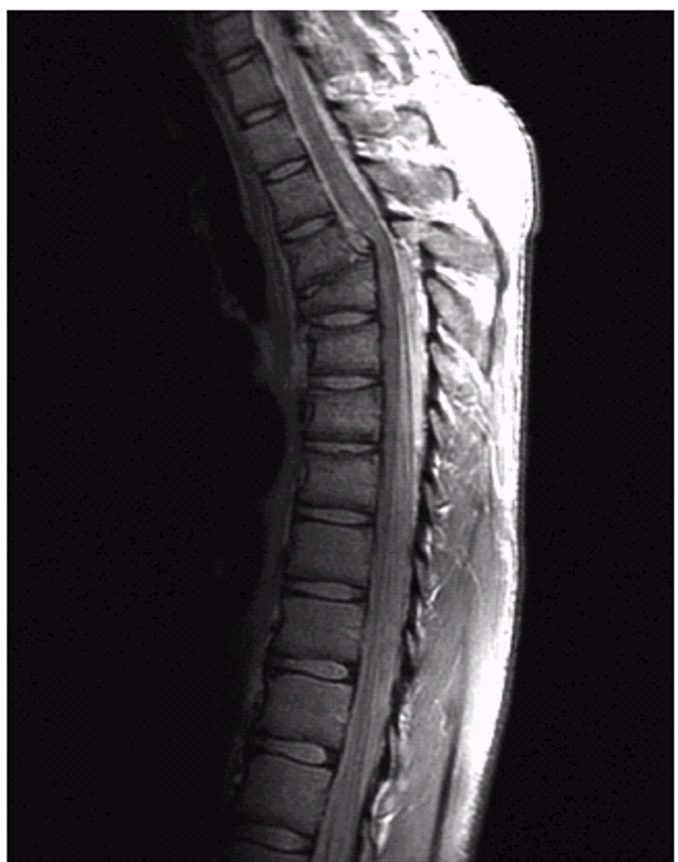
%> input picture Picture1.png, 678 x 862 px
$ octave power_law_trans.m   (GNU Octave 9; MATLAB toolbox functions it lacks are replaced by stand-ins)
%> lines starting %> are read from the running program, lines starting %| are printed output that depends on the picture
clc;
clear all
close all
a=imread('Picture1.png');
%> a is the input picture: size 862x678x3 uint8; mean R, G, B 59.2, 54.3, 59.2
gamma=1.1;
d=double(a).^gamma;
imshow(a),title('Original Image')
figure, imshow(uint8(d)),title('Powerlaw transformation with gamma=1.1');
%> after `imshow(uint8(d))`:
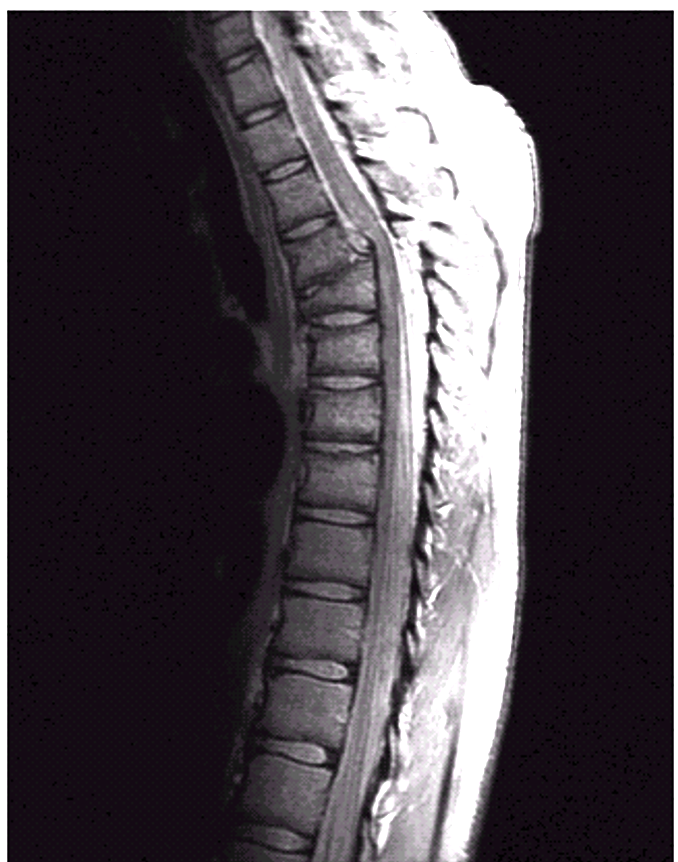
%> displayed picture: size 862x678x3, on the screen's scale of 0 to 255; mean R, G, B 77.9, 71.4, 77.9
gamma1=.9;
d1=double(a).^gamma1;
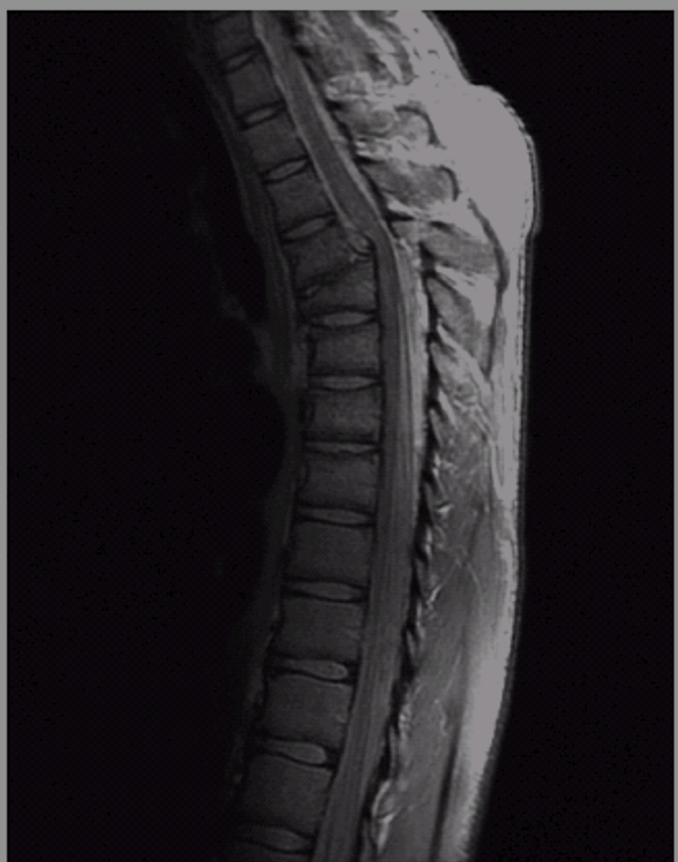
%> d1: size 862x678x3 double; mean R, G, B 37.3, 34.1, 37.3
figure, imshow(uint8(d1)),title('Powerlaw transformation with gamma=0.9');
